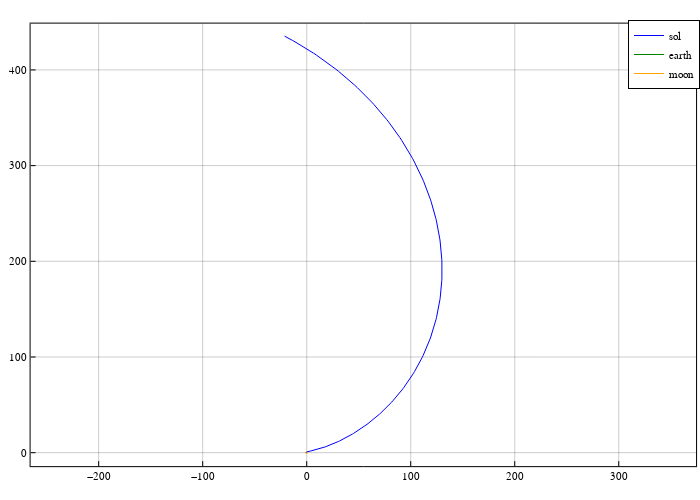

The notebook cell this image was saved under:
### Code cell
# change coordination from EM rot. frame to Sun-B1 frame
θs = π - θM
ωs = param3b.oms
xf_sb1 = vcat(transform_EMrot_to_SunB1(xf_em, θs, ωs), 1.0)
println(xf_sb1)

# propagate ODE
tspan = [0.0, -29]
prob = ODEProblem(rhs_bcr4bp_sb1frame!, xf_sb1, tspan, param)
sol = solve(prob, Tsit5(), reltol=1e-12, abstol=1e-12)

pcart = plot(size=(700,500), frame_style=:box, aspect_ratio=:equal, grid=0.4)
plot!(pcart, Array(sol)[1,:], Array(sol)[2,:], color=:blue, linewidth=1.0, label="sol", linestyle=:solid)

moon = plot_circle(1-param3b.mu2, 0.0 , 0.0)
earth = plot_circle(param3b.mu2, 0.0, 0.0)

plot!(pcart, earth[1,:], earth[2,:], c=:green, lw=1.0, label="earth")
plot!(pcart, moon[1,:], moon[2,:], c=:orange, lw=1.0, label="moon")

### Figure 1 — Plotly figure (JSON) as saved in the notebook; plotly's stock layout.template omitted (floating-point values rounded to 4 significant figures; data arrays with more than 128 entries replaced by an {"elided": "..."} marker saying what was removed)
{"data": [{"colorbar": {"title": ""}, "legendgroup": "sol", "line": {"color": "rgba(0, 0, 255, 1.000)", "dash": "solid", "shape": "linear", "width": 1}, "mode": "lines", "name": "sol", "showlegend": true, "type": "scatter", "x": {"elided": "811 float values"}, "xaxis": "x", "y": {"elided": "811 float values"}, "yaxis": "y", "zmax": null, "zmin": null}, {"colorbar": {"title": ""}, "legendgroup": "earth", "line": {"color": "rgba(0, 128, 0, 1.000)", "dash": "solid", "shape": "linear", "width": 1}, "mode": "lines", "name": "earth", "showlegend": true, "type": "scatter", "x": [0.01215, 0.01205, 0.01175, 0.01126, 0.01059, 0.009738, 0.008728, 0.007576, 0.006299, 0.004918, 0.003457, 0.001939, 0.0003894, -0.001167, -0.002704, -0.004196, -0.00562, -0.006952, -0.008169, -0.009252, -0.01018, -0.01095, -0.01153, -0.01193, -0.01213, -0.01213, -0.01193, -0.01153, -0.01095, -0.01018, -0.009252, -0.008169, -0.006952, -0.00562, -0.004196, -0.002704, -0.001167, 0.0003894, 0.001939, 0.003457, 0.004918, 0.006299, 0.007576, 0.008728, 0.009738, 0.01059, 0.01126, 0.01175, 0.01205, 0.01215], "xaxis": "x", "y": [0, 0.001554, 0.003082, 0.00456, 0.005963, 0.007267, 0.008453, 0.0095, 0.01039, 0.01111, 0.01165, 0.01199, 0.01214, 0.01209, 0.01185, 0.0114, 0.01077, 0.009966, 0.008995, 0.007876, 0.006629, 0.005272, 0.003829, 0.002323, 0.0007785, -0.0007785, -0.002323, -0.003829, -0.005272, -0.006629, -0.007876, -0.008995, -0.009966, -0.01077, -0.0114, -0.01185, -0.01209, -0.01214, -0.01199, -0.01165, -0.01111, -0.01039, -0.0095, -0.008453, -0.007267, -0.005963, -0.00456, -0.003082, -0.001554, -2.976e-18], "yaxis": "y", "zmax": null, "zmin": null}, {"colorbar": {"title": ""}, "legendgroup": "moon", "line": {"color": "rgba(255, 165, 0, 1.000)", "dash": "solid", "shape": "linear", "width": 1}, "mode": "lines", "name": "moon", "showlegend": true, "type": "scatter", "x": [0.9878, 0.9797, 0.9555, 0.9157, 0.8607, 0.7917, 0.7096, 0.6159, 0.5121, 0.3999, 0.2811, 0.1577, 0.03166, -0.09486, -0.2198, -0.3412, -0.4569, -0.5652, -0.6641, -0.7522, -0.8279, -0.89, -0.9375, -0.9696, -0.9858, -0.9858, -0.9696, -0.9375, -0.89, -0.8279, -0.7522, -0.6641, -0.5652, -0.4569, -0.3412, -0.2198, -0.09486, 0.03166, 0.1577, 0.2811, 0.3999, 0.5121, 0.6159, 0.7096, 0.7917, 0.8607, 0.9157, 0.9555, 0.9797, 0.9878], "xaxis": "x", "y": [0, 0.1263, 0.2506, 0.3707, 0.4848, 0.5908, 0.6872, 0.7723, 0.8448, 0.9033, 0.947, 0.9752, 0.9873, 0.9833, 0.9631, 0.9271, 0.8758, 0.8102, 0.7313, 0.6404, 0.5389, 0.4286, 0.3113, 0.1888, 0.06329, -0.06329, -0.1888, -0.3113, -0.4286, -0.5389, -0.6404, -0.7313, -0.8102, -0.8758, -0.9271, -0.9631, -0.9833, -0.9873, -0.9752, -0.947, -0.9033, -0.8448, -0.7723, -0.6872, -0.5908, -0.4848, -0.3707, -0.2506, -0.1263, -2.42e-16], "yaxis": "y", "zmax": null, "zmin": null}], "layout": {"annotations": [], "height": 500, "legend": {"bgcolor": "rgba(255, 255, 255, 1.000)", "bordercolor": "rgba(0, 0, 0, 1.000)", "borderwidth": 1, "font": {"color": "rgba(0, 0, 0, 1.000)", "family": "sans-serif", "size": 11}, "title": {"font": {"color": "rgba(0, 0, 0, 1.000)", "family": "sans-serif", "size": 15}, "text": ""}, "tracegroupgap": 0, "traceorder": "normal", "x": 1, "xanchor": "auto", "y": 1, "yanchor": "auto"}, "margin": {"b": 20, "l": 0, "r": 0, "t": 20}, "paper_bgcolor": "rgba(255, 255, 255, 1.000)", "plot_bgcolor": "rgba(255, 255, 255, 1.000)", "showlegend": true, "width": 700, "xaxis": {"anchor": "y", "domain": [0.04372, 0.9944], "gridcolor": "rgba(0, 0, 0, 0.400)", "gridwidth": 0.5, "linecolor": "rgba(0, 0, 0, 1.000)", "mirror": true, "range": [-265.4, 374.3], "showgrid": true, "showline": true, "showticklabels": true, "tickangle": 0, "tickcolor": "rgb(0, 0, 0)", "tickfont": {"color": "rgba(0, 0, 0, 1.000)", "family": "sans-serif", "size": 11}, "tickmode": "array", "ticks": "inside", "ticktext": ["−200", "−100", "0", "100", "200", "300"], "tickvals": [-200, -100, 0, 100, 200, 300], "title": "", "titlefont": {"color": "rgba(0, 0, 0, 1.000)", "family": "sans-serif", "size": 15}, "type": "-", "visible": true, "zeroline": false, "zerolinecolor": "rgba(0, 0, 0, 1.000)"}, "yaxis": {"anchor": "x", "domain": [0.0301, 0.9921], "gridcolor": "rgba(0, 0, 0, 0.400)", "gridwidth": 0.5, "linecolor": "rgba(0, 0, 0, 1.000)", "mirror": true, "range": [-14.08, 448.4], "showgrid": true, "showline": true, "showticklabels": true, "tickangle": 0, "tickcolor": "rgb(0, 0, 0)", "tickfont": {"color": "rgba(0, 0, 0, 1.000)", "family": "sans-serif", "size": 11}, "tickmode": "array", "ticks": "inside", "ticktext": ["0", "100", "200", "300", "400"], "tickvals": [0, 100, 200, 300, 400], "title": "", "titlefont": {"color": "rgba(0, 0, 0, 1.000)", "family": "sans-serif", "size": 15}, "type": "-", "visible": true, "zeroline": false, "zerolinecolor": "rgba(0, 0, 0, 1.000)"}}}
